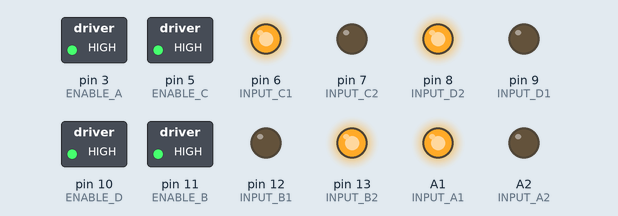
The sketch below on a simulated Arduino Uno, built with avr-gcc and run on an emulated ATmega328P. On the bench: switched loads named in the sketch (green lamp = pin HIGH), output pins drawn as LEDs (lit = HIGH).

Above: at 2.5 s.
At 7.5 s:
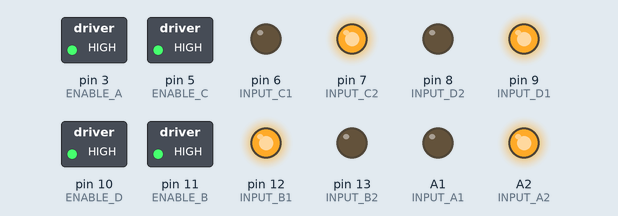
Timing chart, 0 to 11.5 s (numbered marks = the images above):
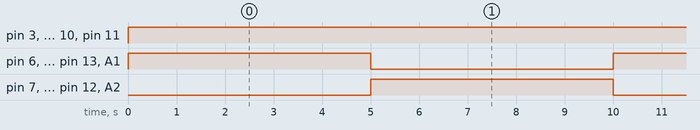

Measured:
- by itself, pin 3 (ENABLE_A), pin 5 (ENABLE_C), pin 10 (ENABLE_D), pin 11 (ENABLE_B): LOW → HIGH at 0.00 s
- by itself, pin 6 (INPUT_C1), pin 7 (INPUT_C2), pin 8 (INPUT_D2), pin 9 (INPUT_D1), pin 12 (INPUT_B1), pin 13 (INPUT_B2), A1 (INPUT_A1), A2 (INPUT_A2): alternates HIGH for 5.0 s and LOW for 5.0 s

The sketch:

TestMotor.ino
```cpp
#include <Arduino.h>

#define ENABLE_A 3  // High -- for same direction rotation of 2 motors
#define INPUT_A1 A1 // High -- In1::In4
#define INPUT_A2 A2 // Low  -- In2::In3
#define INPUT_B1 12 // Low
#define INPUT_B2 13 // High
#define ENABLE_B 11 // High

#define ENABLE_C 5
#define INPUT_C1 6
#define INPUT_C2 7
#define INPUT_D1 9
#define INPUT_D2 8
#define ENABLE_D 10

void setup()
{
    pinMode(ENABLE_A, OUTPUT);
    pinMode(INPUT_A1, OUTPUT);
    pinMode(INPUT_A2, OUTPUT);

    pinMode(ENABLE_B, OUTPUT);
    pinMode(INPUT_B1, OUTPUT);
    pinMode(INPUT_B2, OUTPUT);

    pinMode(ENABLE_C, OUTPUT);
    pinMode(INPUT_C1, OUTPUT);
    pinMode(INPUT_C2, OUTPUT);

    pinMode(ENABLE_D, OUTPUT);
    pinMode(INPUT_D1, OUTPUT);
    pinMode(INPUT_D2, OUTPUT);

}

void loop()
{
    // LEFT MOVEMENT - cable away form us - left AB right CD
    digitalWrite(ENABLE_A, HIGH);
    digitalWrite(INPUT_A1, HIGH);
    digitalWrite(INPUT_A2, LOW);
    digitalWrite(INPUT_B1, LOW);
    digitalWrite(INPUT_B2, HIGH);
    digitalWrite(ENABLE_B, HIGH);

    digitalWrite(ENABLE_C, HIGH);
    digitalWrite(INPUT_C1, HIGH);
    digitalWrite(INPUT_C2, LOW);
    digitalWrite(INPUT_D1, LOW);
    digitalWrite(INPUT_D2, HIGH);
    digitalWrite(ENABLE_D, HIGH);
    delay(5000);

    // RIGHT MOVEMENT - cable away form us - left AB right CD
    digitalWrite(ENABLE_A, HIGH);
    digitalWrite(INPUT_A1, LOW);
    digitalWrite(INPUT_A2, HIGH);
    digitalWrite(INPUT_B1, HIGH);
    digitalWrite(INPUT_B2, LOW);
    digitalWrite(ENABLE_B, HIGH);

    digitalWrite(ENABLE_C, HIGH);
    digitalWrite(INPUT_C1, LOW);
    digitalWrite(INPUT_C2, HIGH);
    digitalWrite(INPUT_D1, HIGH);
    digitalWrite(INPUT_D2, LOW);
    digitalWrite(ENABLE_D, HIGH);
    delay(5000);

}
```
